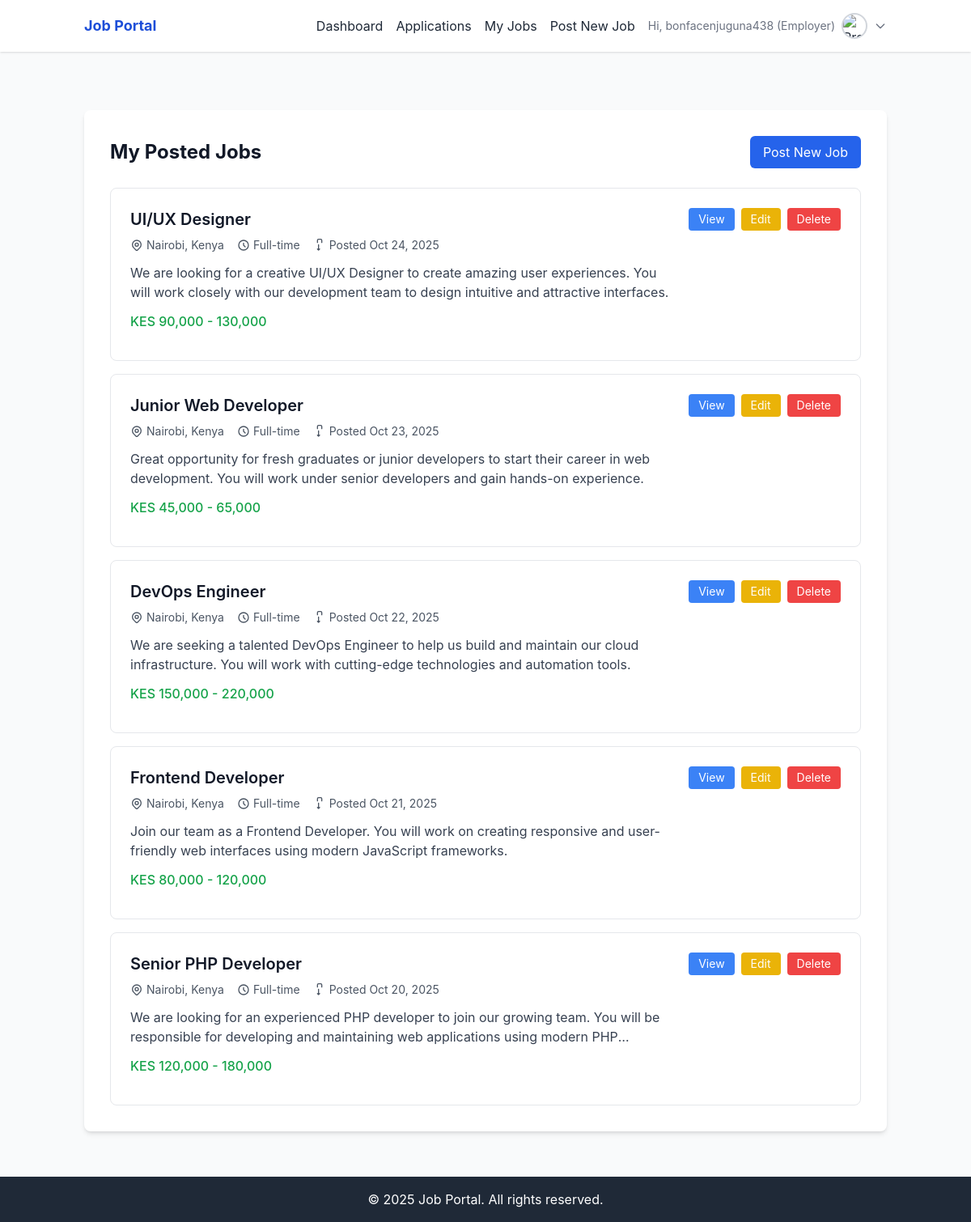
Screenshot of /jobs/my-jobs.php (signed in) with the database file from the repository.
### tables this page shows
CREATE TABLE job_posts (
  uuid CHAR(36) PRIMARY KEY,
  employer_uuid CHAR(36) NOT NULL,
  title VARCHAR(150) NOT NULL,
  job_level VARCHAR(100),
  job_description TEXT NOT NULL,
  job_type VARCHAR(100),
  industry VARCHAR(100),
  location VARCHAR(255),
  salary_range VARCHAR(100),
  additional_information TEXT,
  requirements_qualifications TEXT,
  status ENUM('open', 'closed') DEFAULT 'open',
  application_deadline DATE,
  created_at TIMESTAMP DEFAULT CURRENT_TIMESTAMP,
  updated_at TIMESTAMP DEFAULT CURRENT_TIMESTAMP ON UPDATE CURRENT_TIMESTAMP,
  
  INDEX idx_employer_uuid (employer_uuid),
  INDEX idx_status (status),
  INDEX idx_industry (industry),
  INDEX idx_job_type (job_type),
  INDEX idx_location (location),
  INDEX idx_deadline (application_deadline),
  INDEX idx_created (created_at),
  
  FOREIGN KEY (employer_uuid) REFERENCES employers(uuid) ON DELETE CASCADE
);

### helpers/session.php (called while the page is built, shortened)
<?php
function isAuthenticated() {
  return isset($_SESSION['user_id']);
}
function isEmployer() {
  return isset($_SESSION['role']) && $_SESSION['role'] === 'employer';
}
function getUserId() {
  return $_SESSION['user_id'] ?? null;
}
?>

### controllers/JobController.php (called while the page is built, shortened)
<?php
require_once __DIR__ . '/../models/Job.php';
require_once __DIR__ . '/../models/User.php';
class JobController {
    public $job;
    public $user;
    public function __construct($conn) {
        $this->job = new Job($conn);
        $this->user = new User($conn);
    }
    public function viewJobs() {
        $userId = getUserId();
        $employer = $this->user->getUserProfile($userId);
        if ($employer) {
            $employerUuid = $employer['employer_uuid'] ?? null;
            if ($employerUuid) {
                return $this->job->getJobsByEmployer($employerUuid);
            }
        }
        return [];
    }
}
?>

### models/User.php (called while the page is built, shortened)
<?php
class User {
    private $conn;
    public function __construct($db) {
        $this->conn = $db;
    }
public function getUserProfile($userId) {
  $roleStmt = $this->conn->prepare("SELECT role FROM users WHERE uuid = ?");
  $roleStmt->bind_param("s", $userId);
  $roleStmt->execute();
  $roleResult = $roleStmt->get_result();
  $roleData = $roleResult->fetch_assoc();
  $role = $roleData['role'];
  if ($role === 'jobseeker') {
    $sql = "
      SELECT
        u.uuid,
        u.email,
        u.profile_picture,
        u.role,
        u.is_verified,
        u.created_at,
        js.uuid as jobseeker_uuid,
        js.fullName,
        js.phone,
        js.gender,
        js.dob,
        js.location,
        js.bio,
        js.professional_title,
        js.skills,
        js.education,
        js.resume_file,
        js.profile_completed
      FROM users u
      LEFT JOIN job_seekers js ON u.uuid = js.user_uuid
      WHERE u.uuid = ?
    ";
  } elseif ($role === 'employer') {
    $sql = "
      SELECT
        u.uuid,
        u.email,
        u.profile_picture,
        u.role,
        u.is_verified,
        u.created_at,
        e.uuid as employer_uuid,
        e.company_name,
        e.contact_number,
        e.location,
        e.industry,
        e.website,
        e.company_logo,
        e.about_company
      FROM users u
      LEFT JOIN employers e ON u.uuid = e.user_uuid
      WHERE u.uuid = ?
    ";
  } else {
    $sql = "SELECT * FROM users WHERE uuid = ?";
  }
  $stmt = $this->conn->prepare($sql);
  $stmt->bind_param("s", $userId);
  $stmt->execute();
  $result = $stmt->get_result();
  $profile = $result->fetch_assoc();
  return $profile;
}
}
?>

### models/Job.php (called while the page is built, shortened)
<?php
class Job {
    private $conn;
    public function __construct($db) {
        $this->conn = $db;
    }
    public function getJobsByEmployer($employerUuid) {
        $stmt = $this->conn->prepare("
            SELECT jp.*, e.company_name
            FROM job_posts jp
            LEFT JOIN employers e ON jp.employer_uuid = e.uuid
            WHERE jp.employer_uuid = ?
            ORDER BY jp.created_at DESC
        ");
        $stmt->bind_param("s", $employerUuid);
        $stmt->execute();
        return $stmt->get_result()->fetch_all(MYSQLI_ASSOC);
    }
}
?>

### public/jobs/my-jobs.php (the view, shortened to what this page needs)
<?php
require_once __DIR__ . '/../../config/db.php';
require_once __DIR__ . '/../../controllers/JobController.php';
require_once __DIR__ . '/../../helpers/session.php';
$jobController = new JobController($conn);
$jobs = $jobController->viewJobs();
include __DIR__ . '/../../includes/employer-header.php';
?>
<div class="max-w-6xl mx-auto bg-white p-8 rounded-lg shadow-md mt-8">
    <div class="flex justify-between items-center mb-6">
        <h2 class="text-2xl font-bold">My Posted Jobs</h2>
        <a href="post-job.php"
            class="bg-blue-600 text-white px-4 py-2 rounded-md hover:bg-blue-700 focus:outline-none focus:ring-2 focus:ring-blue-500 focus:ring-offset-2">
            Post New Job
        </a>
    </div>
    <?php if (empty($jobs)): ?>
    <div class="text-center py-12">
        <div class="text-gray-500 mb-4">
            <svg class="mx-auto h-12 w-12 text-gray-400" fill="none" viewBox="0 0 24 24" stroke="currentColor">
                <path stroke-linecap="round" stroke-linejoin="round" stroke-width="2"
                    d="M21 13.255A23.931 23.931 0 0112 15c-3.183 0-6.22-.62-9-1.745M16 6V4a2 2 0 00-2-2h-4a2 2 0 00-2 2v2m8 0V8a2 2 0 01-2 2H8a2 2 0 01-2-2V6m8 0H8m0 0V4" />
            </svg>
        </div>
        <h3 class="text-lg font-medium text-gray-900 mb-2">No jobs posted yet</h3>
        <p class="text-gray-500 mb-4">Get started by posting your first job opening.</p>
        <a href="post-job.php"
            class="bg-blue-600 text-white px-4 py-2 rounded-md hover:bg-blue-700 focus:outline-none focus:ring-2 focus:ring-blue-500 focus:ring-offset-2">
            Post Your First Job
        </a>
    </div>
    <?php else: ?>
    <div class="space-y-4">
        <?php foreach ($jobs as $job): ?>
        <div class="border border-gray-200 rounded-lg p-6 hover:shadow-md transition-shadow">
            <div class="flex justify-between items-start">
                <div class="flex-1 cursor-pointer"
                    onclick="window.location.href='job-details.php?id=<?php echo $job['uuid']; ?>'">
                    <h3 class="text-xl font-semibold text-gray-900 mb-2 hover:text-blue-600">
                        <?php echo htmlspecialchars($job['title']); ?>
                    </h3>
                    <div class="flex items-center space-x-4 text-sm text-gray-600 mb-3">
                        <span class="flex items-center">
                            <?php echo htmlspecialchars($job['location']); ?>
                        </span>
                        <span class="flex items-center">
                            <svg class="w-4 h-4 mr-1" fill="none" stroke="currentColor" viewBox="0 0 24 24">
                                <path stroke-linecap="round" stroke-linejoin="round" stroke-width="2"
                                    d="M12 8v4l3 3m6-3a9 9 0 11-18 0 9 9 0 0118 0z" />
                            </svg>
                            <?php echo htmlspecialchars(ucfirst($job['job_type'])); ?>
                        </span>
                        <span class="flex items-center">
                            <svg class="w-4 h-4 mr-1" fill="none" stroke="currentColor" viewBox="0 0 24 24">
                                <path stroke-linecap="round" stroke-linejoin="round" stroke-width="2"
                                    d="M8 7V3a2 2 0 012-2h4a2 2 0 012 2v4m-6 4v10m0 0l-2-2m2 2l2-2" />
                            </svg>
                            Posted <?php echo date('M j, Y', strtotime($job['created_at'])); ?>
                        </span>
                    </div>
                    <p class="text-gray-700 mb-3 line-clamp-2">
                        <?php echo htmlspecialchars(substr($job['job_description'], 0, 200)) . (strlen($job['job_description']) > 200 ? '...' : ''); ?>
                    </p>
                    <?php if (!empty($job['salary_range'])): ?>
                    <p class="text-green-600 font-medium mb-3">
                        <?php echo htmlspecialchars($job['salary_range']); ?>
                    </p>
                    <?php endif; ?>
                </div>
                <div class="flex space-x-2 ml-4">
                    <a href="job-details.php?id=<?php echo $job['uuid']; ?>"
                        class="bg-blue-500 text-white px-3 py-1 rounded text-sm hover:bg-blue-600 focus:outline-none focus:ring-2 focus:ring-blue-500 focus:ring-offset-2">
                        View
                    </a>
                    <a href="edit-job.php?id=<?php echo $job['uuid']; ?>"
                        class="bg-yellow-500 text-white px-3 py-1 rounded text-sm hover:bg-yellow-600 focus:outline-none focus:ring-2 focus:ring-yellow-500 focus:ring-offset-2">
                        Edit
                    </a>
                    <form method="post" action="delete-job.php" class="inline"
                        onsubmit="return confirm('Are you sure you want to delete this job?')">
                        <button type="submit"
                            class="bg-red-500 text-white px-3 py-1 rounded text-sm hover:bg-red-600 focus:outline-none focus:ring-2 focus:ring-red-500 focus:ring-offset-2">
                            Delete
                        </button>
                    </form>
                </div>
            </div>
        </div>
        <?php endforeach; ?>
    </div>
    <?php endif; ?>
</div>
<?php include __DIR__ . '/../../includes/footer.php'; ?>

### css/styles.css (style rules this page uses)
:root { --primary: #3b82f6; --primary-hover: #2563eb; --primary-light: #dbeafe; --gray-50: #f9fafb; --gray-100: #f3f4f6; --gray-200: #e5e7eb; --gray-300: #d1d5db; --gray-400: #9ca3af; --gray-500: #6b7280; --gray-600: #4b5563; --gray-700: #374151; --gray-800: #1f2937; --gray-900: #111827; --success: #22c55e; --error: #ef4444; --error-light: #fee2e2; --font-family: "Inter", -apple-system, BlinkMacSystemFont, "Segoe UI", Roboto, sans-serif; --font-size-sm: 0.875rem; --font-size-base: 1rem; --font-size-lg: 1.125rem; --font-size-xl: 1.25rem; --font-size-2xl: 1.5rem; --font-size-3xl: 1.875rem; --font-size-4xl: 2.25rem; --font-size-5xl: 3rem; --spacing-2: 0.5rem; --spacing-3: 0.75rem; --spacing-4: 1rem; --spacing-5: 1.25rem; --spacing-6: 1.5rem; --spacing-8: 2rem; --spacing-10: 2.5rem; --spacing-12: 3rem; --radius: 0.25rem; --radius-lg: 0.5rem; --radius-xl: 0.75rem; --shadow: 0 1px 3px 0 rgb(0 0 0 / 0.1), 0 1px 2px -1px rgb(0 0 0 / 0.1); --shadow-md: 0 4px 6px -1px rgb(0 0 0 / 0.1), 0 2px 4px -2px rgb(0 0 0 / 0.1); }
* { box-sizing: border-box; }
body { font-family: var(--font-family); font-size: var(--font-size-base); line-height: 1.5; color: var(--gray-900); background-color: var(--gray-50); margin: 0; padding: 0; }
h1, h2, h3, h4, h5, h6 { color: var(--gray-900); font-weight: 600; line-height: 1.25; margin: 0 0 var(--spacing-4) 0; }
h2 { font-size: var(--font-size-3xl); }
h3 { font-size: var(--font-size-2xl); }
a { color: var(--primary-600); text-decoration: none; transition: color 0.2s ease; }
.flex { display: flex; }
.items-center { align-items: center; }
.justify-between { justify-content: space-between; }
.max-w-6xl { max-width: 72rem; }
.px-4 { padding-left: var(--spacing-4); padding-right: var(--spacing-4); }
.mb-6 { margin-bottom: var(--spacing-6); }
.mt-8 { margin-top: var(--spacing-8); }
.p-6 { padding: var(--spacing-6); }
.p-8 { padding: var(--spacing-8); }
.rounded { border-radius: var(--radius); }
.rounded-lg { border-radius: var(--radius-lg); }
.bg-white { background-color: white; }
.bg-gray-50 { background-color: var(--gray-50); }
.text-white { color: white; }
.text-gray-600 { color: var(--gray-600); }
.text-gray-700 { color: var(--gray-700); }
.text-gray-800 { color: var(--gray-800); }
.text-green-600 { color: #16a34a; }
.font-bold { font-weight: 700; }
.font-semibold { font-weight: 600; }
.shadow-md { box-shadow: var(--shadow-md); }
.mx-auto { margin-left: auto; margin-right: auto; }
.text-2xl { font-size: var(--font-size-2xl); }
.border { border-width: 1px; border-style: solid; }
.border-gray-200 { border-color: var(--gray-200); }
.cursor-pointer { cursor: pointer; }

### public/jobs/my-jobs.php (style rules this page uses)
.line-clamp-2 { display: -webkit-box; -webkit-line-clamp: 2; -webkit-box-orient: vertical; overflow: hidden; }

### rows the page displays
job_posts: title "UI/UX Designer", location "Nairobi, Kenya", job_type "Full-time", created_at "Oct 24, 2025", job_description "We are looking for a creative UI/UX Designer to create amazing user experiences. You will work closely with our development team to design intuitive and attractive interfaces.", salary_range "KES 90,000 - 130,000"
job_posts: title "Junior Web Developer", location "Nairobi, Kenya", job_type "Full-time", created_at "Oct 23, 2025", job_description "Great opportunity for fresh graduates or junior developers to start their career in web development. You will work under senior developers and gain hands-on experience.", salary_range "KES 45,000 - 65,000"
job_posts: title "DevOps Engineer", location "Nairobi, Kenya", job_type "Full-time", created_at "Oct 22, 2025", job_description "We are seeking a talented DevOps Engineer to help us build and maintain our cloud infrastructure. You will work with cutting-edge technologies and automation tools.", salary_range "KES 150,000 - 220,000"
job_posts: title "Frontend Developer", location "Nairobi, Kenya", job_type "Full-time", created_at "Oct 21, 2025", job_description "Join our team as a Frontend Developer. You will work on creating responsive and user-friendly web interfaces using modern JavaScript frameworks.", salary_range "KES 80,000 - 120,000"
job_posts: title "Senior PHP Developer", location "Nairobi, Kenya", job_type "Full-time", created_at "Oct 20, 2025", job_description "We are looking for an experienced PHP developer to join our growing team. You will be responsible for developing and maintaining web applications using modern…", salary_range "KES 120,000 - 180,000"

### other values shown
$_SESSION['user_name'] "bonfacenjuguna438"
